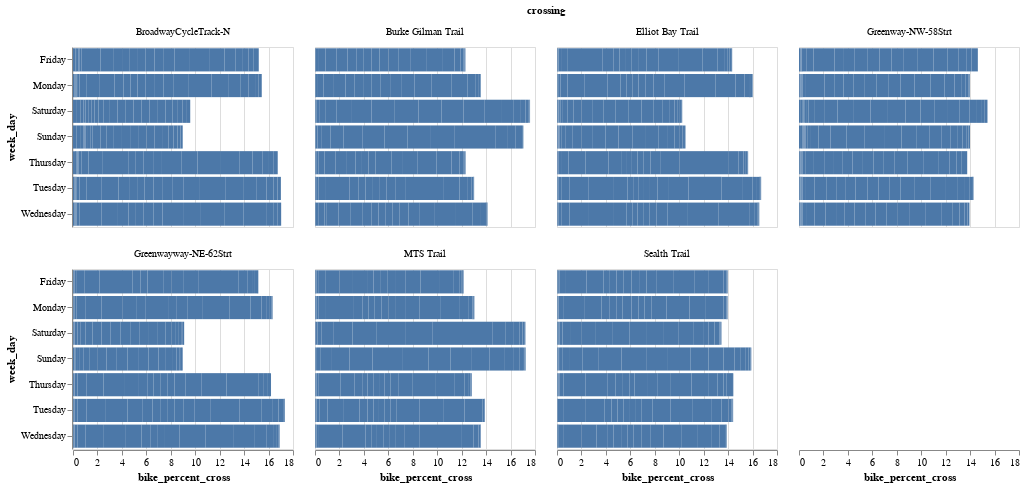

This figure's notebook cell:
### Markdown cell above
### 3. EDA - 7 : When in days do people bike through these Seattle crossings ?

### Code cell
alt.Chart(seatle_bikes_per_crossing_days_dt.to_pandas()).mark_bar().encode(
    alt.Y('week_day'),alt.X('bike_percent_cross')
).properties(width=220,height=180).facet(facet='crossing',columns=4)

### Figure 1 — Vega-Lite specification as saved in the notebook (floating-point values rounded to 4 significant figures; data arrays with more than 128 entries replaced by an {"elided": "..."} marker saying what was removed)
{"config": {"view": {"continuousWidth": 400, "continuousHeight": 300}}, "data": {"name": "data-37d90455bcf55ff4464706da16fb7c47"}, "facet": {"type": "nominal", "field": "crossing"}, "spec": {"mark": "bar", "encoding": {"x": {"type": "quantitative", "field": "bike_percent_cross"}, "y": {"type": "nominal", "field": "week_day"}}, "height": 180, "width": 220}, "columns": 4, "$schema": "https://vega.github.io/schema/vega-lite/v4.8.1.json", "datasets": {"data-37d90455bcf55ff4464706da16fb7c47": {"elided": "1176 records"}}}
